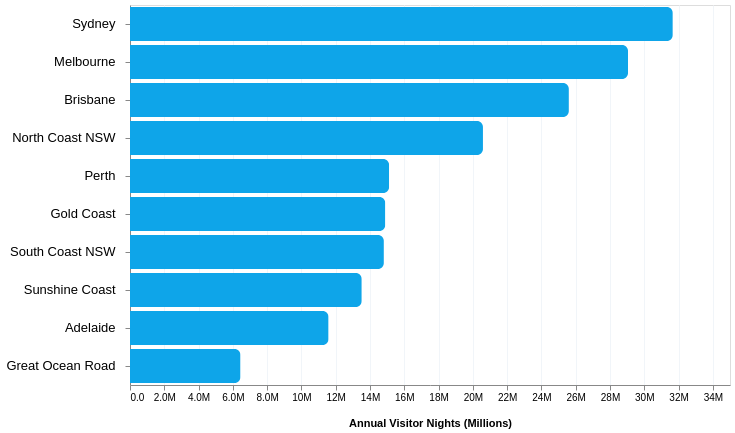

Here is the Vega-Lite specification saved for this chart:
### Vega-Lite specification from a JSON file in a GitHub repository (floating-point values rounded to 4 significant figures)
{"$schema": "https://vega.github.io/schema/vega-lite/v5.json", "description": "Bar chart of coastal tourism by visitor nights.", "width": 600, "height": 380, "data": {"values": [{"region": "Sydney", "trips": 11338000, "nights": 31664000}, {"region": "Melbourne", "trips": 10410000, "nights": 29051000}, {"region": "Brisbane", "trips": 8149000, "nights": 25602000}, {"region": "North Coast NSW", "trips": 6239000, "nights": 20590000}, {"region": "Perth", "trips": 4449000, "nights": 15116000}, {"region": "Gold Coast", "trips": 4286000, "nights": 14893000}, {"region": "South Coast NSW", "trips": 4493000, "nights": 14810000}, {"region": "Sunshine Coast", "trips": 4027000, "nights": 13519000}, {"region": "Adelaide", "trips": 3531000, "nights": 11584000}, {"region": "Great Ocean Road", "trips": 2465000, "nights": 6447000}]}, "mark": {"type": "bar", "cornerRadiusEnd": 6, "color": "#0ea5e9", "cursor": "pointer"}, "encoding": {"y": {"field": "region", "type": "nominal", "sort": "-x", "axis": {"title": null, "labelFontSize": 13, "labelPadding": 10, "grid": false}}, "x": {"field": "nights", "type": "quantitative", "axis": {"title": "Annual Visitor Nights (Millions)", "titlePadding": 15, "format": ".2s", "gridColor": "#f1f5f9"}}, "tooltip": [{"field": "region", "type": "nominal", "title": "Coastal Region"}, {"field": "nights", "type": "quantitative", "title": "Visitor Nights", "format": ","}, {"field": "trips", "type": "quantitative", "title": "Total Trips", "format": ","}]}}
